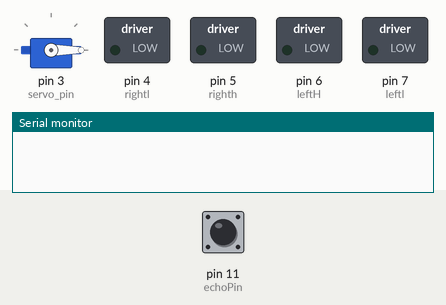
This sketch was run on a simulated Arduino Uno, built with avr-gcc and run on an emulated ATmega328P. On the bench: servo, switched loads named in the sketch (green lamp = pin HIGH), the last lines printed to the serial monitor. The inputs (shaded band) are chosen by the test bench; at power-on: pin 11 (echoPin) LOW. Pins used as bus, display or sensor lines are not drawn.

Above: at 1.2 s.
1.3 s: pin 11 (echoPin) pulsed HIGH 5 times (0.12 s each, 0.3 s apart)
At 3.5 s:
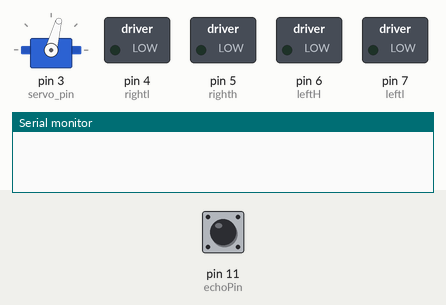
5.2 s: pin 11 (echoPin) pulsed HIGH 2 times (0.12 s each, 0.3 s apart)
At 6.1 s:
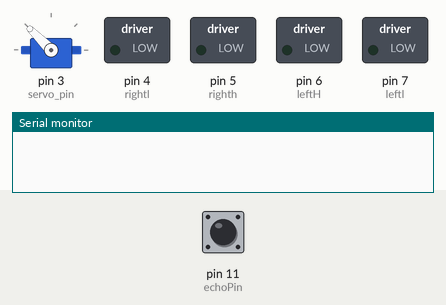
At 10.1 s:
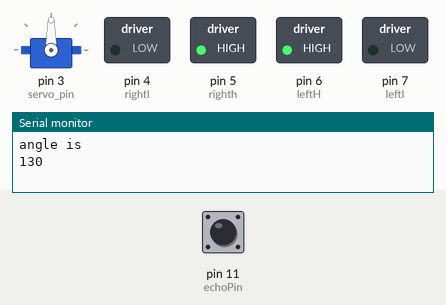
Timing chart, 0 to 16.9 s (numbered marks = the images above; inputs shaded):
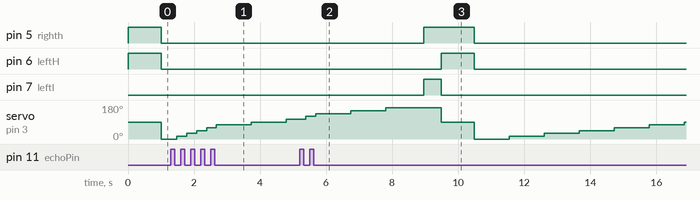

The sketch:

code.ino
```cpp
#include<Servo.h>
// defines pins numbers
const int trigPin = 9;
const int echoPin = 11;
const int servo_pin=3;
//12.2
const int rightl=4;
const int righth=5;
const int leftH=6;
const int leftl=7;


double pingtime;
double distance;
int servopos=90;
int angle;
Servo myServo;

////////

/////////


void setup()
{
  pinMode(trigPin, OUTPUT); // Sets the trigPin as an Output
  pinMode(echoPin, INPUT); // Sets the echoPin as an Input


  //Motor initialiazation
  pinMode(righth,OUTPUT);
  pinMode(leftH,OUTPUT);
  pinMode(rightl,OUTPUT);
  pinMode(leftl,OUTPUT);


  //Servo initialization
  myServo.attach(servo_pin);
  Serial.begin(9600); // Starts the serial communication

  }

void turn(int angle)
{


  if(angle<90)        //right
   {

     digitalWrite(leftH,HIGH);
     digitalWrite(righth,LOW);
     digitalWrite(rightl,HIGH);
     digitalWrite(leftl,LOW);
     delay((90-angle)*13);

   }
   else if (angle>=90)    //left
   {
     //for(int i=0;i<=(angle-90)*1000;i++)
     //{
     digitalWrite(leftH,LOW);
     digitalWrite(righth,HIGH);
     digitalWrite(rightl,LOW);
     digitalWrite(leftl,HIGH);
     //}
     delay((angle-90)*13);
   }

 }

double sensor()
{
  digitalWrite(trigPin,LOW);
  delayMicroseconds(10);
  digitalWrite(trigPin,HIGH);
  delayMicroseconds(10);
  pingtime=pulseIn(echoPin,HIGH);
  delay(10);
  distance=pingtime*0.034/2;
  return distance;
  }

int rotate()
{
  //Serial.println("i am here");
  int max_distance=0;
  int current_distance=0;
  int angle=0;
  int pingtime=0;
  for(int i=0;i<180;i=i+15)
  {
      myServo.write(i);
    current_distance=sensor();
    if(max_distance<=current_distance)
    {
      max_distance=current_distance;
      angle=i;
    }
    delay(50);
   }
   if(max_distance<35)
   return 180;
   if(angle>90)
   return (angle+10);
   else
   return (angle-10);
}

void loop()
{


  myServo.write(90);
     digitalWrite(leftH,HIGH);
     digitalWrite(righth,HIGH);
     digitalWrite(rightl,LOW);
     digitalWrite(leftl,LOW);
  distance=sensor();
  if(distance<=25)
  {

   digitalWrite(leftH,LOW);
   digitalWrite(righth,LOW);
   digitalWrite(rightl,LOW);
   digitalWrite(leftl,LOW);
   angle=rotate();
   delay(100);
   turn(angle);
   Serial.println("angle is");
   Serial.println(angle);

     digitalWrite(leftH,HIGH);
     digitalWrite(righth,HIGH);
     digitalWrite(rightl,LOW);
     digitalWrite(leftl,LOW);
   myServo.write(90);

  }


}
```

Measured:
- after the input at 5.2 s, pin 4 (rightl): stays LOW (without the input it goes to HIGH after 5.0 s); pin 7 (leftl): LOW → HIGH after 3.8 s, → LOW 0.52 s later
